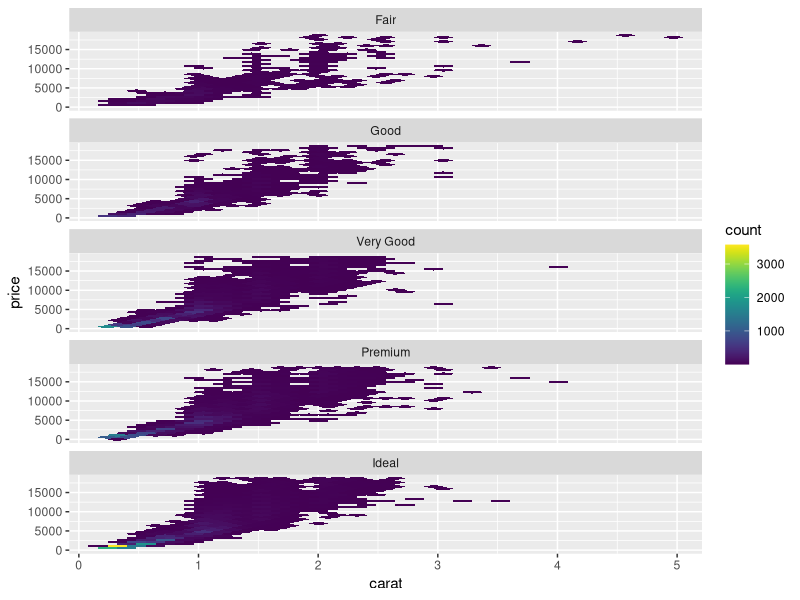
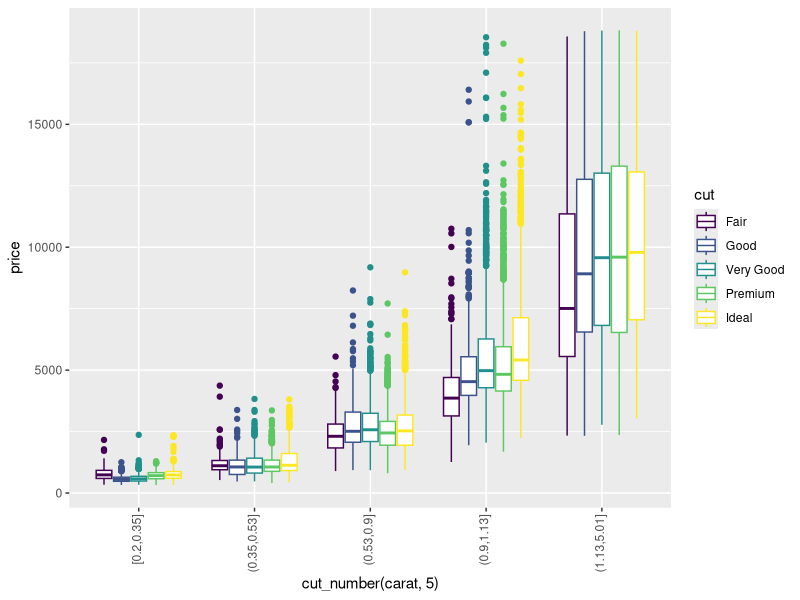
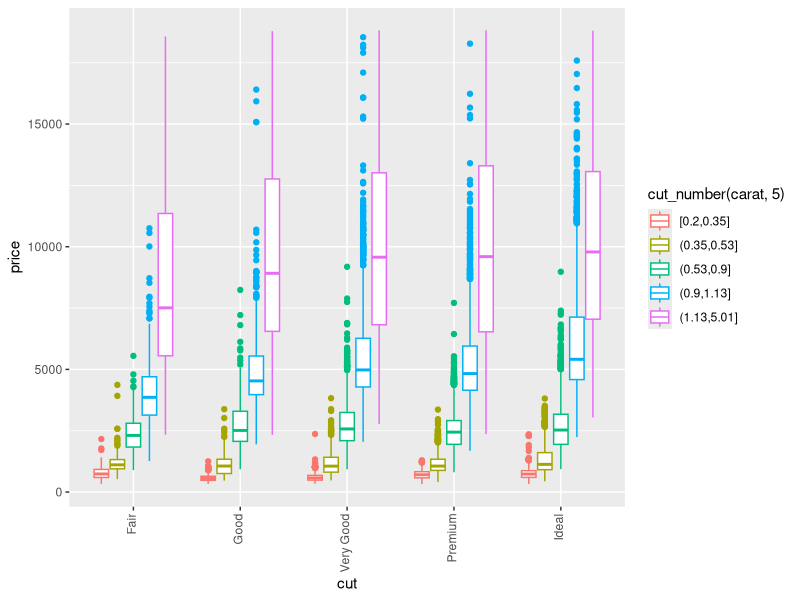
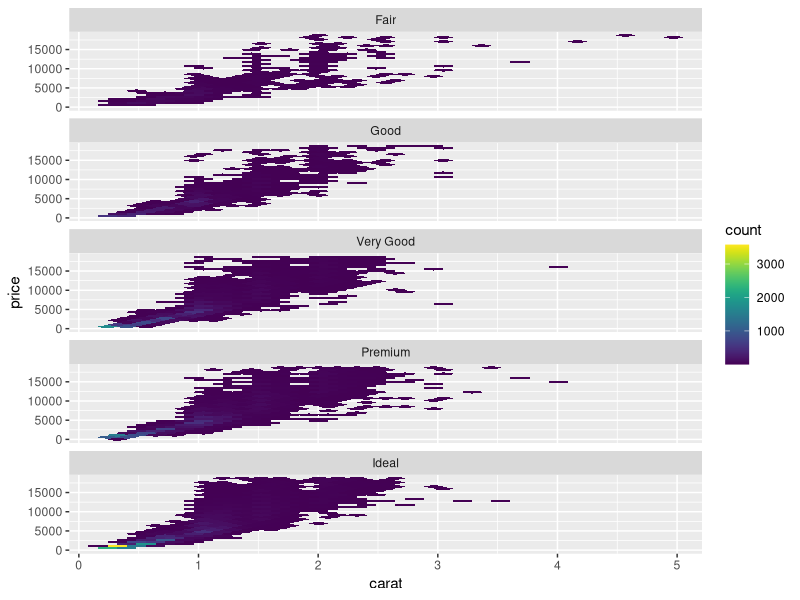
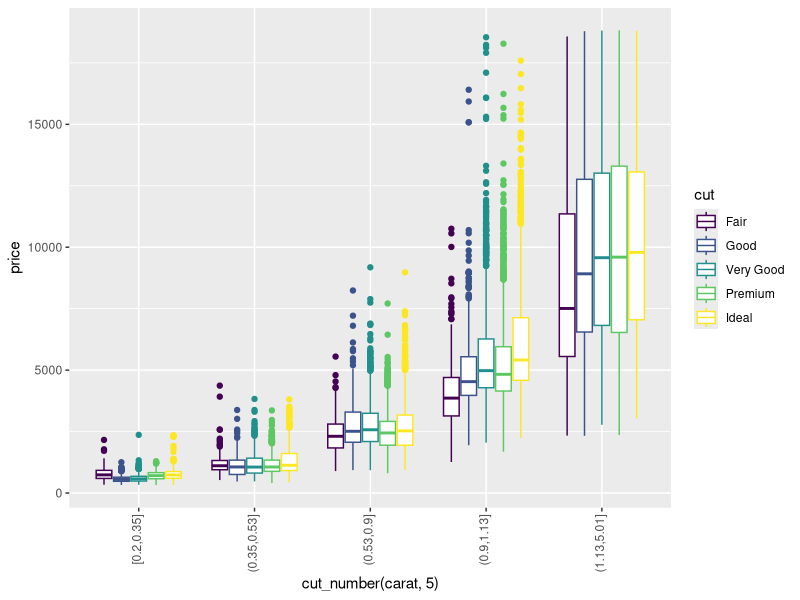
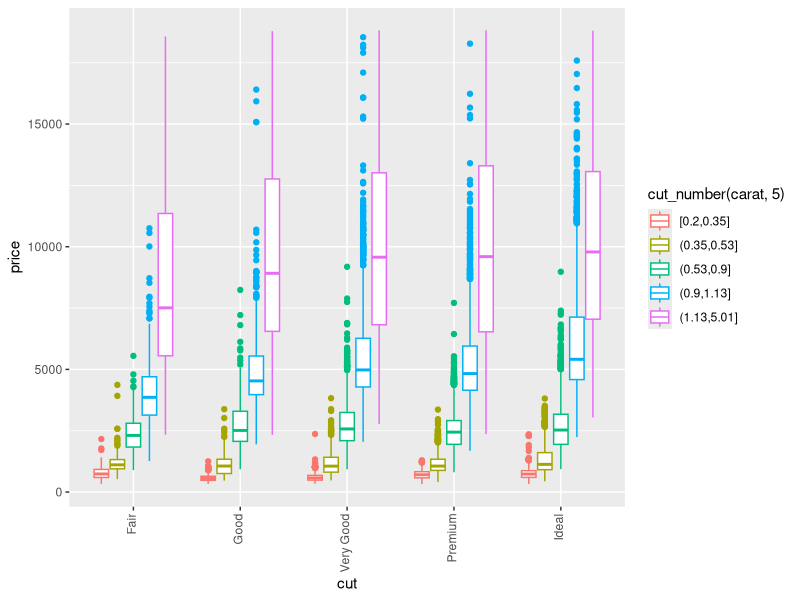

Write R code to recreate these figures, in order.
library(tidyverse)
library(viridis)
library(hexbin)

ggplot(diamonds, aes(x = carat, y = price)) +
  geom_hex() +
  facet_wrap(~cut, ncol = 1) +
  scale_fill_viridis()

ggsave("exploratory-data-analysis/figs/diamond_viridis.png")

ggplot(diamonds, aes(x = cut_number(carat, 5), y = price, colour = cut)) +
  geom_boxplot() + theme(axis.text.x = element_text(angle = 90, hjust = 1, vjust = 0.25))

ggsave("exploratory-data-analysis/figs/cut_price_boxplot.png")

ggplot(diamonds, aes(colour = cut_number(carat, 5), y = price, x = cut)) +
  geom_boxplot() + theme(axis.text.x = element_text(angle = 90, hjust = 1, vjust = 0.25))

ggsave("exploratory-data-analysis/figs/cut_price_boxplot2.png")
